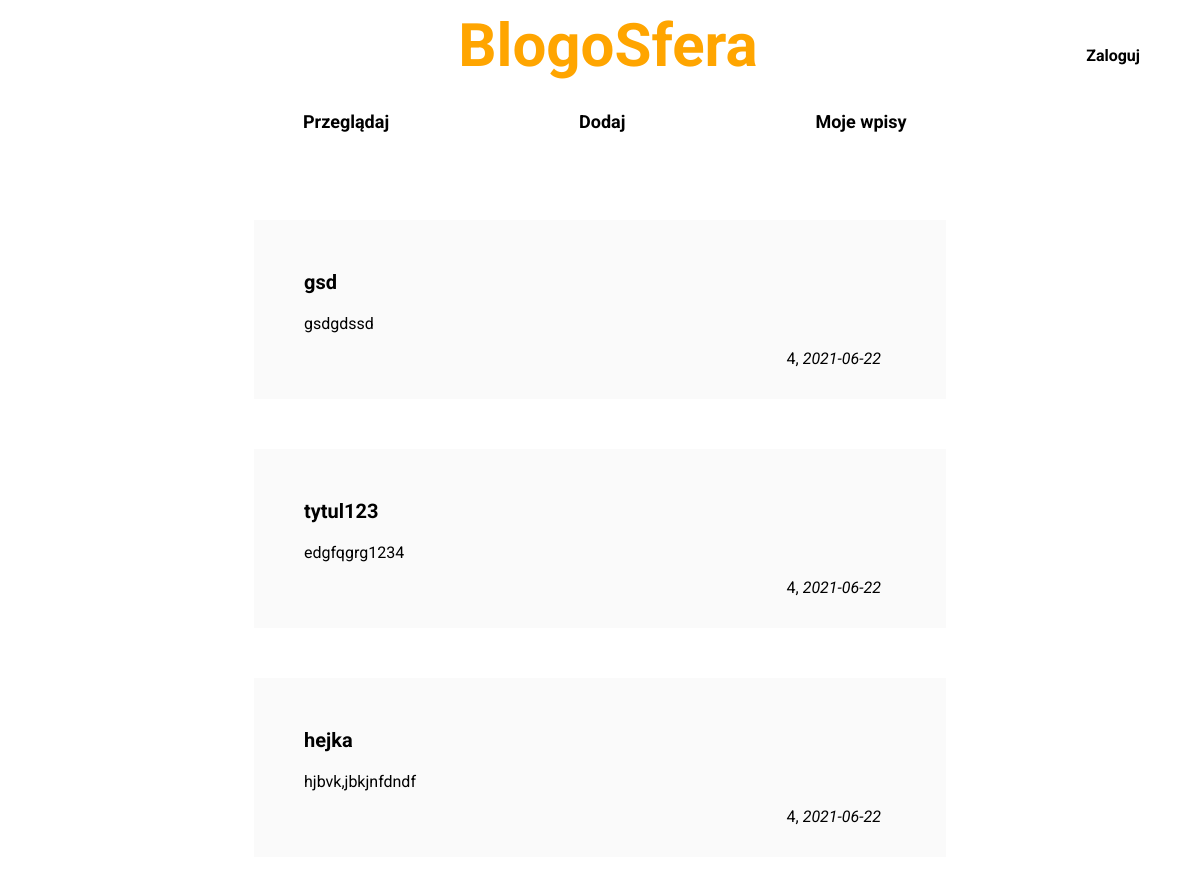
The page / on the database its author committed.
### models.py (models this page shows, shortened)
class BlogSfera(dataBase.Model):
    __tablename__ = "wpis"
    id = dataBase.Column(dataBase.Integer, primary_key=True)
    tytul = dataBase.Column(dataBase.String, nullable=False)
    data = dataBase.Column(dataBase.Date, nullable=False)
    tresc = dataBase.Column(dataBase.String, nullable=False)
    user_id = dataBase.Column(dataBase.Integer, ForeignKey('user.id'), nullable=False)  # związek między wpisem a user

### app.py (the view)
@app.route('/')
def welcome():
    data = BlogSfera.query.order_by(desc(BlogSfera.id)).limit(3).all()  # wyświetlanie najnowszych wpisów na stronie głównej
    return render_template('mainpage.html', data=data)

### templates/mainpage.html (shortened to what this page needs)
<!DOCTYPE html>
<html lang="pl">
<head>
    <link rel="stylesheet" href="/static/css/styles.css">
</head>
<body>
        <div class="menu">
            <div class="login-wrapper">
                    <a class="logout" href="/login">Zaloguj</a>
            </div>
            <h1 id="menuLabel"><a href="/">BlogoSfera</a></h1>
            <div class="navbar">
                <a href="/all">Przeglądaj</a>
                <a href="{{url_for('add')}}">Dodaj</a>
                <a href="/mypage">Moje wpisy</a>
            </div>
        </div>
    <div class="main">
        {% if data %}
            {% for wpis in data %}
                <div class="post">
                    <div>
                        <h3 id="title">{{wpis.tytul}}</h3>
                    </div>
                    <p>
                        {{ wpis.tresc }}
                    </p>
                    <div class="signature-wrapper">
                        <h4 id="signature">{{ wpis.user_id }}, <i>{{ wpis.data }}</i></h4>
                    </div>
                </div>
            {% endfor %}
        {% else %}
            <h2> No posts on BlogoSfera </h2>
        {% endif %}
    </div>
</body>
</html>

### static/css/styles.css (style rules this page uses)
* { font-family: 'Roboto', sans-serif; }
a, a:hover, a:visited, a:active { color: inherit; text-decoration: none; }
#menuLabel { color: orange; font-size: 60px; top: 0; text-align: center; margin-bottom: 15px; margin-top: 10px; }
.menu { overflow: hidden; display: block; width:100%; top: 0; margin:0 auto; position: fixed; background: white; padding-bottom: 10px; }
.navbar { font-weight: bold; width:800px; margin:0 auto; }
.navbar a { font-size: 18px; float: left; display: block; background: white; text-align: center; padding: 15px 55px 15px 55px; text-decoration: none; border-radius: 25px; transition: background-color 0.8; margin-left: 5%; margin-right: 5%; }
.main { overflow: auto; margin-top: 170px; }
.post { width: 50%; margin:0 auto; background-color: #fafafa; padding: 50px 50px 50px 50px; margin-top: 50px; margin-bottom: 50px; }
#title { font-size: 20px; margin-top:0px; }
.signature-wrapper { padding: 0px 15px 0px 15px; overflow: hidden; float: right; }
#signature { margin-top: 0px; font-weight:normal; font-size: 16px; }
.logout { margin-left: 15px; font-weight: bold; }
.login-wrapper { position:fixed; right: 5%; top: 5%; }

### rows shown on the page
BlogSfera: tytul "gsd", tresc "gsdgdssd", user_id "4", data "2021-06-22"
BlogSfera: tytul "tytul123", tresc "edgfqgrg1234", user_id "4", data "2021-06-22"
BlogSfera: tytul "hejka", tresc "hjbvk,jbkjnfdndf", user_id "4", data "2021-06-22"
